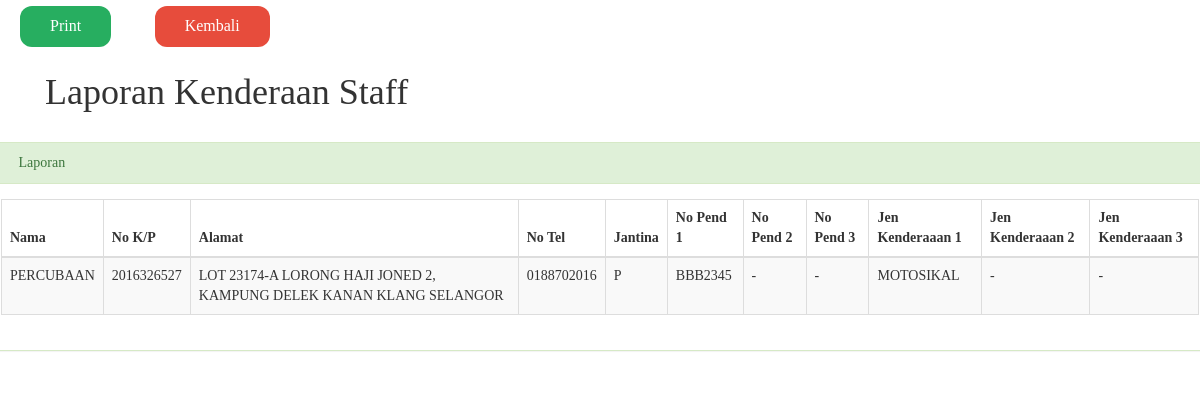
Page /borang5.php on the committed database.
### tables this page shows
CREATE TABLE `stafsokongan` (
  `staffic_number` varchar(255) NOT NULL,
  `address` varchar(255) NOT NULL,
  `gender` varchar(255) NOT NULL,
  `name` varchar(255) NOT NULL,
  `phone_no` varchar(255) NOT NULL,
  `nopendkereta` varchar(255) NOT NULL,
  `nopendkereta_1` varchar(255) NOT NULL,
  `nopendkereta_2` varchar(255) NOT NULL,
  `kenderaan` varchar(255) NOT NULL,
  `kenderaan_1` varchar(255) NOT NULL,
  `kenderaan_2` varchar(255) NOT NULL
);

### borang5.php (the view, shortened to what this page needs)
<!DOCTYPE html>
<html lang="en">
<head>
    <link href="css/bootstrap.min.css" rel="stylesheet">
    <link href="css/metisMenu.min.css" rel="stylesheet">
    <link href="css/timeline.css" rel="stylesheet">
      <link href="css/dataTables/dataTables.responsive.css" rel="stylesheet">
    <link href="css/morris.css" rel="stylesheet">
    <link href="css/font-awesome.min.css" rel="stylesheet" type="text/css">
    <link rel="stylesheet" href="bower_components/datatables.net-bs/css/dataTables.bootstrap.min.css">
</head>
<body style="font-family:Calibri; font-size:14;">
    <button class ="button" type="submit" id="print" onclick="printdiv('print_borang2');">Print </button>
    <button class ="button1" type="submit" onclick="location.href = 'dashboard.php'">Kembali</button>
    <br>
    <div id="print_borang2">
      <div id="table_header">
<body>
    <?php
    include("dbconn.php");
    ?>
<div id="wrapper">
</body>
</html>
                <div class="col-lg-18">
                    <h1> &nbsp; &nbsp; &nbsp;Laporan Kenderaan Staff</h1>
                    <br>
                <div class="row">
                    <div class="col-lg-30">
                         <div class="panel panel-success">
                            <div class="panel-heading">
                                 &nbsp; &nbsp; &nbsp;Laporan
                            </div>
                            <div class="panel-body">
                                <div class="dataTable_wrapper">
                                    <table class="table table-striped table-bordered table-hover" id="dataTables-example">
                                        <thead>
                                            <tr>
                                               <th>Nama </th>
        <th>No K/P</th>
        <th>Alamat</th>
        <th>No Tel</th>
        <th>Jantina</th>
        <th>No Pend 1</th>
        <th>No Pend 2</th>
        <th>No Pend 3</th>
        <th>Jen Kenderaaan 1</th>
        <th>Jen Kenderaaan 2</th>
        <th>Jen Kenderaaan 3</th>
                                            </tr>
                                        </thead>
                                        <tbody>
                    <?php
                    $sql = "SELECT * FROM stafsokongan ";
                    $query = mysqli_query($dbconn, $sql) or die("Error: " . mysqli_error($dbconn));
                    $row = mysqli_num_rows($query);
                    if($row != 0) {
                        while($ro = mysqli_fetch_assoc($query)){
                                        echo "<tr>";
                                        echo "<td>".$ro['name']."</td>";
                                        echo "<td>".$ro['staffic_number']."</td>";
                                        echo "<td>".$ro['address']."</td>";
                                        echo "<td>".$ro['phone_no']."</td>";
		           echo "<td>".$ro['gender']."</td>";
		           echo "<td>".$ro['nopendkereta']."</td>";
		           echo "<td>".$ro['nopendkereta_1']."</td>";
		           echo "<td>".$ro['nopendkereta_2']."</td>";
		           echo "<td>".$ro['kenderaan']."</td>";
		           echo "<td>".$ro['kenderaan_1']."</td>";
 		           echo "<td>".$ro['kenderaan_2']."</td>";
                                            }
                                            } ?>
                                        </tbody>
                                    </table>
                                </div>
                            </div>
                                </div>
                            </div>
                        </div>
                    </div>
</body>
</html>

### borang5.php (style rules this page uses)
.button { border-radius: 12px; background-color: #27AE60; border: none; color: white; padding: 9px 30px; text-align: center; text-decoration: none; display: center-block; font-size: 16px; margin: 6px 20px; cursor: pointer; left: 30; -webkit-transition-duration: 0.4s; transition-duration: 0.4s; }
.button1 { border-radius: 12px; background-color: #E74C3C; border: none; color: white; padding: 9px 30px; text-align: center; text-decoration: none; display: center-block; font-size: 16px; margin: 6px 20px; cursor: pointer; left: 30; -webkit-transition-duration: 0.4s; transition-duration: 0.4s; }

### rows in the picture
stafsokongan: name "PERCUBAAN", staffic_number "2016326527", address "LOT 23174-A LORONG HAJI JONED 2, KAMPUNG DELEK KANAN KLANG SELANGOR", phone_no "0188702016", gender "P", nopendkereta "BBB2345", nopendkereta_1 "-", nopendkereta_2 "-", kenderaan "MOTOSIKAL", kenderaan_1 "-", kenderaan_2 "-"
